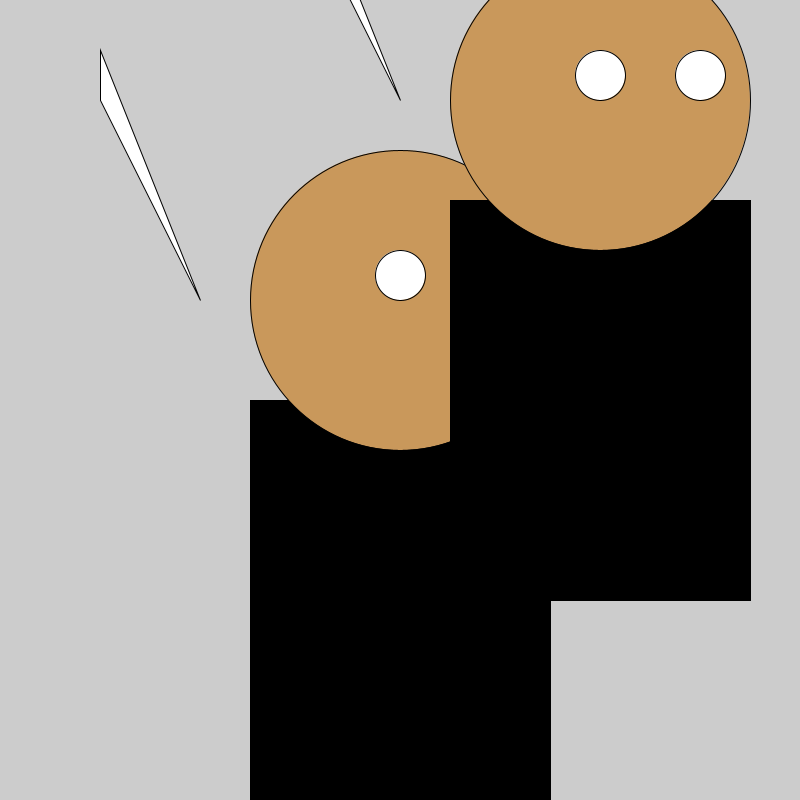
Frame 1 (no input)
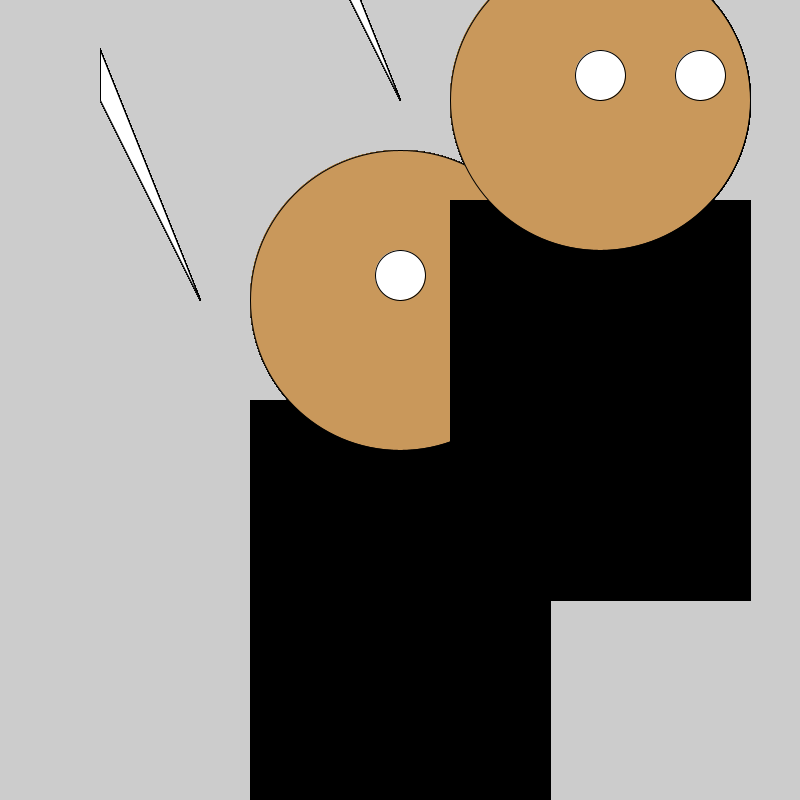
Frame 60 (the mouse pressed at the canvas centre just before this capture)
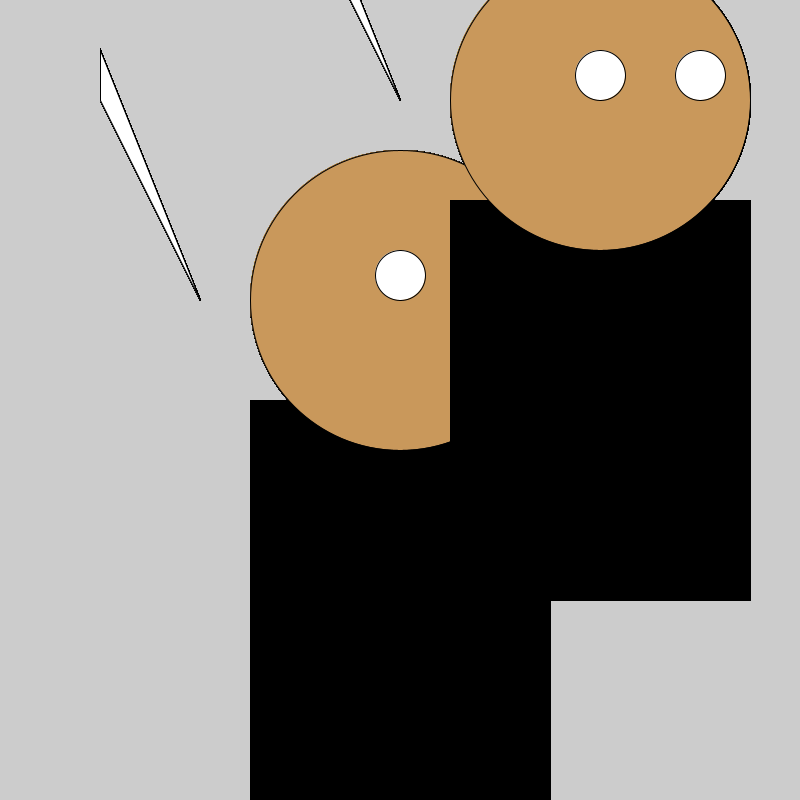
Frame 120 (the mouse held since frame 60 and released just before this capture)

The Processing sketch that drew these frames (run headless with seeded random() and noise(); from frame 60 on, the mouse is pressed at the canvas centre):

// Processing sketch: vampire_boy
// ── vampire_boy.pde
void setup() {
  size(800,800);
}

void draw() {

  j();
translate(200,-200);
j();
  
}

void j() {
  
  //body
  fill(0);
  circle(400,400,200);
  rect(250,400,300,400);
  //face
  fill(201, 152, 91);
  circle(400,300,300);
  fill(255);
  circle(400,275,50);
  circle(500,275,50);
  triangle(200,300,100,100,100,50);
  
 
  
}
